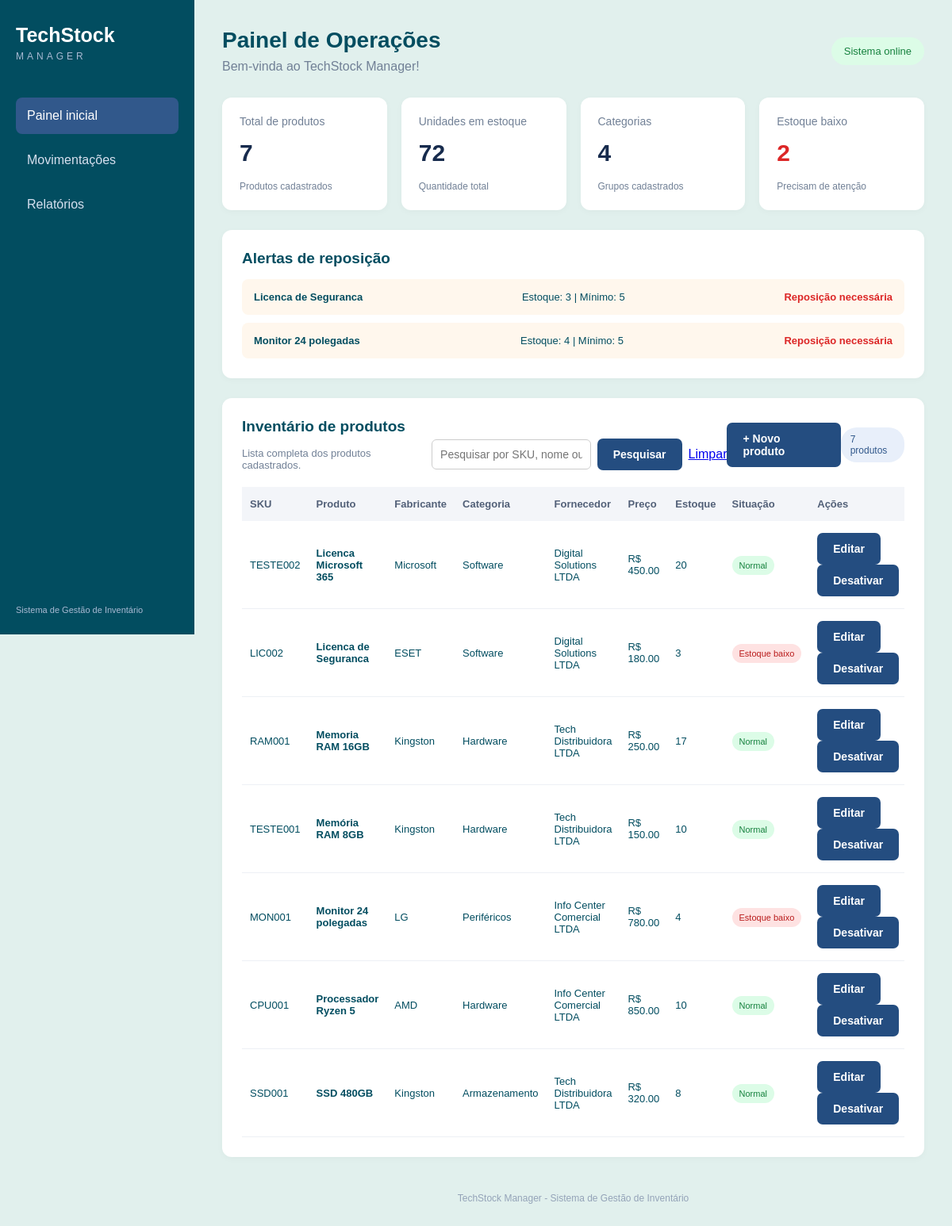
Before: / with the older database file.
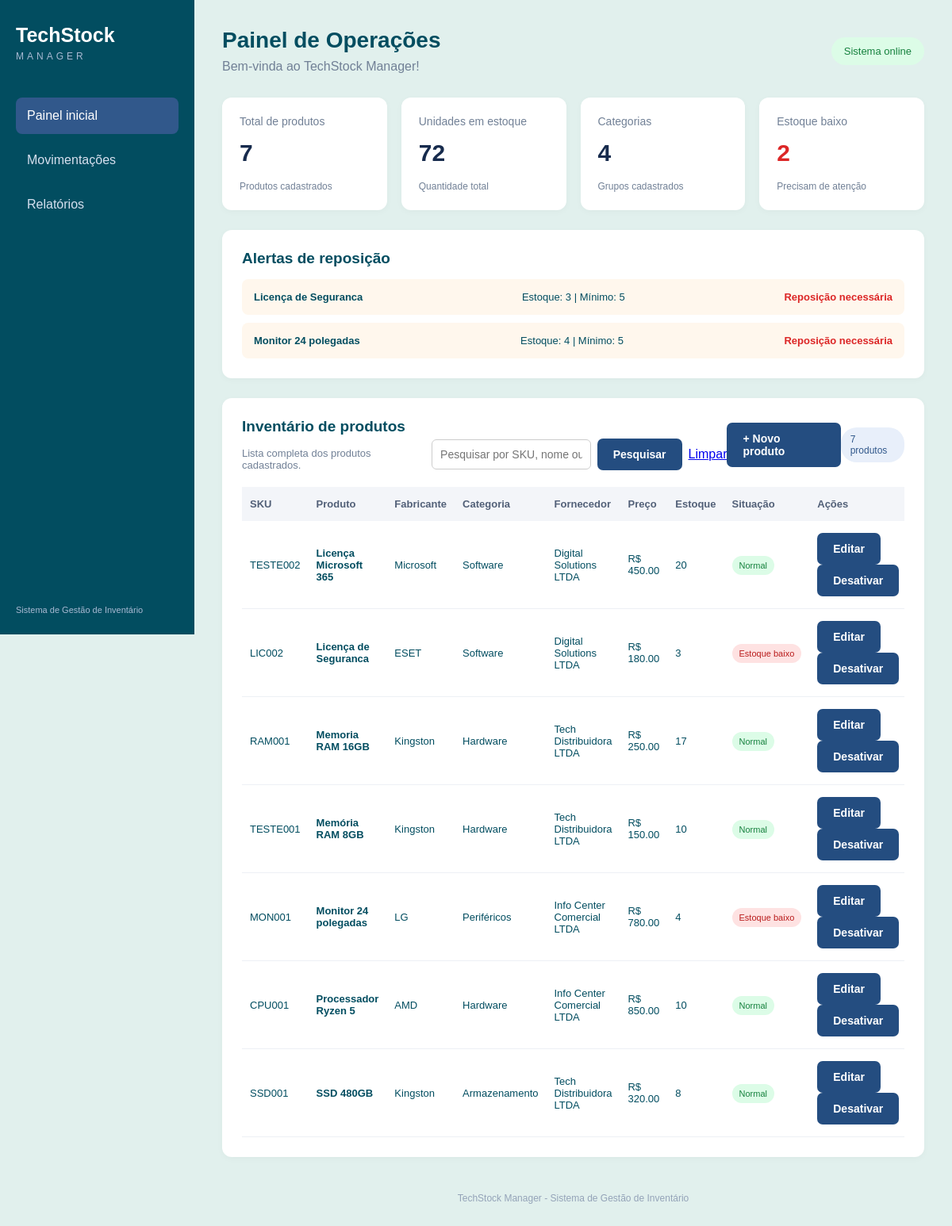
After: the same page with the newer database file.
### tables this page shows
CREATE TABLE produtos (
    id INTEGER PRIMARY KEY AUTOINCREMENT,
    sku TEXT NOT NULL UNIQUE,
    nome TEXT NOT NULL,
    fabricante TEXT NOT NULL,
    classificacao TEXT NOT NULL
        CHECK (classificacao IN ('Hardware', 'Software', 'Periférico')),
    especificacao TEXT,
    modalidade_licenca TEXT,
    preco_venda REAL NOT NULL CHECK (preco_venda > 0),
    quantidade_estoque INTEGER NOT NULL DEFAULT 0
        CHECK (quantidade_estoque >= 0),
    estoque_minimo INTEGER NOT NULL DEFAULT 0
        CHECK (estoque_minimo >= 0),
    localizacao TEXT,
    categoria_id INTEGER NOT NULL,
    fornecedor_id INTEGER NOT NULL,
    ativo INTEGER NOT NULL DEFAULT 1
        CHECK (ativo IN (0, 1)),
    FOREIGN KEY (categoria_id)
        REFERENCES categorias(id)
        ON DELETE RESTRICT,
    FOREIGN KEY (fornecedor_id)
        REFERENCES fornecedores(id)
        ON DELETE RESTRICT
);

CREATE TABLE categorias (
    id INTEGER PRIMARY KEY AUTOINCREMENT,
    nome TEXT NOT NULL COLLATE NOCASE UNIQUE,
    descricao TEXT
);

CREATE TABLE fornecedores (
    id INTEGER PRIMARY KEY AUTOINCREMENT,
    razao_social TEXT NOT NULL,
    cnpj TEXT NOT NULL UNIQUE,
    telefone TEXT NOT NULL,
    email TEXT NOT NULL
);

### app.py (the view)
@app.route("/")
def inicio():
    busca = request.args.get("busca", "").strip()
    termo = f"%{busca}%"
    conexao = conectar_banco()
    try:
        produtos = conexao.execute("""
            SELECT
                p.id,
                p.sku,
                p.nome,
                p.fabricante,
                p.preco_venda,
                p.quantidade_estoque,
                p.estoque_minimo,
                c.nome AS categoria,
                f.razao_social AS fornecedor

            FROM produtos p

            INNER JOIN categorias c
                ON p.categoria_id = c.id

            INNER JOIN fornecedores f
                ON p.fornecedor_id = f.id

           WHERE p.ativo = 1
AND (
    p.sku LIKE ?
    OR p.nome LIKE ?
    OR p.fabricante LIKE ?
)
ORDER BY p.nome
        """, (termo, termo, termo)).fetchall()
        total_produtos = conexao.execute("""
            SELECT COUNT(*)
            FROM produtos
            WHERE ativo = 1
        """).fetchone()[0]
        total_unidades = conexao.execute("""
            SELECT COALESCE(SUM(quantidade_estoque), 0)
            FROM produtos
            WHERE ativo = 1
        """).fetchone()[0]
        total_categorias = conexao.execute("""
            SELECT COUNT(*)
            FROM categorias
        """).fetchone()[0]
    finally:
        conexao.close()
    produtos_baixos = [
        produto for produto in produtos
        if produto["quantidade_estoque"]
        < produto["estoque_minimo"]
    ]
    total_alertas = len(produtos_baixos)
    return render_template(
        "index.html",
        produtos=produtos,
        total_produtos=total_produtos,
        total_unidades=total_unidades,
        total_categorias=total_categorias,
        produtos_baixos=produtos_baixos,
        total_alertas=total_alertas,
        busca=busca,
    )

### app.py (called while the page is built)
def conectar_banco():
    conexao = sqlite3.connect(BANCO)
    conexao.row_factory = sqlite3.Row
    conexao.execute("PRAGMA foreign_keys = ON")
    return conexao

### templates/index.html (shortened to what this page needs)
<!DOCTYPE html>
<html lang="pt-br">
<head>
    <link rel="stylesheet"
          href="{{ url_for('static', filename='style.css') }}">
</head>
<body>
    <aside class="sidebar">
        <h2>TechStock</h2>
        <p class="subtitulo">MANAGER</p>
        <nav>
            <a href="{{ url_for('inicio') }}" class="ativo">Painel inicial</a>
            <a href="{{ url_for('movimentacoes') }}">Movimentações</a>
             <a href="{{ url_for('relatorios') }}">Relatórios</a>
        </nav>
        <div class="rodape-menu">
            Sistema de Gestão de Inventário
        </div>
    </aside>
    <main class="conteudo">
        <header>
            <div>
                <h1>Painel de Operações</h1>
                <p>Bem-vinda ao TechStock Manager!</p>
            </div>
            <span class="status">Sistema online</span>
        </header>
        <section class="indicadores">
            <div class="cartao">
                <p>Total de produtos</p>
                <h2>{{ total_produtos }}</h2>
                <span>Produtos cadastrados</span>
            </div>
            <div class="cartao">
                <p>Unidades em estoque</p>
                <h2>{{ total_unidades }}</h2>
                <span>Quantidade total</span>
            </div>
            <div class="cartao">
                <p>Categorias</p>
                <h2>{{ total_categorias }}</h2>
                <span>Grupos cadastrados</span>
            </div>
            <div class="cartao alerta">
                <p>Estoque baixo</p>
                <h2>{{ produtos_baixos|length }}</h2>
                <span>Precisam de atenção</span>
            </div>
        </section>
        <section class="painel-alertas">
            <h2>Alertas de reposição</h2>
            {% if produtos_baixos %}
                {% for produto in produtos_baixos %}
                    <div class="aviso">
                        <strong>{{ produto.nome }}</strong>
                        <span>
                            Estoque: {{ produto.quantidade_estoque }}
                            | Mínimo: {{ produto.estoque_minimo }}
                        </span>
                        <span class="perigo">Reposição necessária</span>
                    </div>
                {% endfor %}
            {% else %}
                <p>Todos os produtos estão com estoque adequado.</p>
            {% endif %}
        </section>
        <section class="painel-produtos">
            <div class="titulo-tabela">
                <div>
                    <h2>Inventário de produtos</h2>
                    <p>Lista completa dos produtos cadastrados.</p>
                </div>
<form method="GET" action="{{ url_for('inicio') }}"
      style="display: flex; align-items: center; gap: 8px;">
    <input
        type="text"
        name="busca"
        placeholder="Pesquisar por SKU, nome ou fabricante..."
        value="{{ busca }}"
        style="padding: 10px; border: 1px solid #ccc; border-radius: 6px;"
    >
    <button type="submit" class="botao-novo">
        Pesquisar
    </button>
    <a href="{{ url_for('inicio') }}" class="botao-limpar">
        Limpar
    </a>
</form>
                <a href="{{ url_for('novo_produto') }}"
                   class="botao-novo">
                    + Novo produto
                </a>
                <span class="quantidade">
                    {{ total_produtos }} produtos
                </span>
            </div>
            <div class="tabela-responsiva">
                <table>
                    <thead>
                        <tr>
                            <th>SKU</th>
                            <th>Produto</th>
                            <th>Fabricante</th>
                            <th>Categoria</th>
                            <th>Fornecedor</th>
                            <th>Preço</th>
                            <th>Estoque</th>
                            <th>Situação</th>
                            <th>Ações</th>
                        </tr>
                    </thead>
                    <tbody>
                        {% for produto in produtos %}
                        <tr>
                            <td>{{ produto.sku }}</td>
                            <td><strong>{{ produto.nome }}</strong></td>
                            <td>{{ produto.fabricante }}</td>
                            <td>{{ produto.categoria }}</td>
                            <td>{{ produto.fornecedor }}</td>
                            <td>R$ {{ "%.2f"|format(produto.preco_venda) }}</td>
                            <td>{{ produto.quantidade_estoque }}</td>
                            <td>
                                {% if produto.quantidade_estoque < produto.estoque_minimo %}
                                    <span class="badge-perigo">Estoque baixo</span>
                                {% else %}
                                    <span class="badge-normal">Normal</span>
                                {% endif %}
                            </td>
<td>
    <a href="{{ url_for('editar_produto', produto_id=produto.id) }}"
   class="botao-novo"
   style="display: inline-block; margin-right: 5px;">
    Editar
</a>
    <form method="POST"
          action="{{ url_for('desativar_produto', produto_id=produto.id) }}"
          onsubmit="return confirm('Deseja realmente desativar este produto?');"
          style="display: inline;">
        <button type="submit">Desativar</button>
    </form>
</td>
                        </tr>
                        {% else %}
                        <tr>
                            <td colspan="9">
                                Nenhum produto cadastrado.
                            </td>
                        </tr>
                        {% endfor %}
                    </tbody>
                </table>
            </div>
        </section>
        <footer>
            TechStock Manager - Sistema de Gestão de Inventário
        </footer>
    </main>
</body>
</html>

### static/style.css (style rules this page uses)
* { margin: 0; padding: 0; box-sizing: border-box; }
body { font-family: Arial, sans-serif; background: #e1f0ed; color: #024d60 ; }
.sidebar { width: 245px; height: 100vh; background:#024d60; color: white; position: fixed; padding: 30px 20px; }
.sidebar h2 { font-size: 25px; }
.subtitulo { color: #a9bad3; letter-spacing: 4px; font-size: 12px; margin-top: 5px; }
nav { margin-top: 45px; }
nav a { display: block; text-decoration: none; color: #d7e0ef; padding: 14px; margin-bottom: 10px; border-radius: 8px; }
nav a:hover, nav a.ativo { background: #31588b; color: white; }
.rodape-menu { position: absolute; bottom: 25px; font-size: 11px; color: #a9bad3; }
.conteudo { margin-left: 245px; padding: 35px; }
header { display: flex; justify-content: space-between; align-items: center; margin-bottom: 30px; }
header h1 { font-size: 28px; }
header p { color: #718096; margin-top: 8px; }
.status { background: #dcfce7; color: #15803d; padding: 10px 16px; border-radius: 20px; font-size: 13px; }
.indicadores { display: grid; grid-template-columns: repeat(4, 1fr); gap: 18px; margin-bottom: 25px; }
.cartao { background: white; padding: 22px; border-radius: 12px; box-shadow: 0 2px 8px #00000008; }
.cartao p { color: #718096; font-size: 14px; }
.cartao h2 { font-size: 30px; margin: 15px 0; color: #172b4d; }
.cartao span { font-size: 12px; color: #718096; }
.cartao.alerta h2 { color: #dc2626; }
.painel-alertas, .painel-produtos { background: white; padding: 25px; border-radius: 12px; margin-bottom: 25px; box-shadow: 0 2px 8px #00000008; }
.painel-alertas h2, .painel-produtos h2 { font-size: 19px; margin-bottom: 15px; }
.aviso { display: flex; justify-content: space-between; align-items: center; gap: 12px; padding: 15px; background: #fff7ed; border-radius: 8px; margin-top: 10px; font-size: 13px; }
.perigo { color: #dc2626; font-weight: bold; }
.titulo-tabela { display: flex; justify-content: space-between; align-items: center; margin-bottom: 20px; }
.titulo-tabela p { color: #718096; font-size: 13px; }
.quantidade { background: #e8effa; color: #31588b; padding: 8px 12px; border-radius: 20px; font-size: 12px; }
.tabela-responsiva { overflow-x: auto; }
table { width: 100%; border-collapse: collapse; text-align: left; font-size: 13px; }
th { background: #f3f5f9; color: #526078; padding: 14px 10px; }
td { padding: 15px 10px; border-bottom: 1px solid #edf0f5; }
.badge-normal, .badge-perigo { padding: 6px 9px; border-radius: 20px; font-size: 11px; white-space: nowrap; }
.badge-normal { background: #dcfce7; color: #15803d; }
.badge-perigo { background: #fee2e2; color: #b91c1c; }
footer { text-align: center; color: #94a3b8; font-size: 12px; padding: 20px; }
form { max-width: 750px; margin-top: 25px; }
form input, form select, form textarea { width: 100%; padding: 12px; border: 1px solid #d5dce7; border-radius: 7px; font-size: 14px; background: white; }
form button, .botao-novo { display: inline-block; background: #244d80; color: white; padding: 12px 20px; border: none; border-radius: 7px; cursor: pointer; text-decoration: none; font-size: 14px; font-weight: bold; }

Changed rows visible on the page:
changed produtos "LIC002": nome "Licenca de Seguranca" → "Licença de Seguranca"
changed produtos "TESTE002": nome "Licenca Microsoft 365" → "Licença Microsoft 365"
